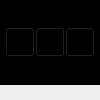
       <widget class="QWidget" name="widget_7" native="true">
        <property name="sizePolicy">
         <sizepolicy hsizetype="MinimumExpanding" vsizetype="Preferred">
          <horstretch>0</horstretch>
          <verstretch>0</verstretch>
         </sizepolicy>
        </property>
        <property name="minimumSize">
         <size>
          <width>100</width>
          <height>0</height>
         </size>
        </property>
        <property name="maximumSize">
         <size>
          <width>100</width>
          <height>16777215</height>
         </size>
        </property>
        <layout class="QGridLayout" name="gridLayout_19">
         <property name="leftMargin">
          <number>0</number>
         </property>
         <property name="topMargin">
          <number>0</number>
         </property>
         <property name="rightMargin">
          <number>0</number>
         </property>
         <property name="bottomMargin">
          <number>15</number>
         </property>
         <property name="spacing">
          <number>0</number>
         </property>
         <item row="0" column="0">
          <widget class="QWidget" name="w_black" native="true">
           <property name="styleSheet">
            <string notr="true">QWidget
{
background:black;
}</string>
           </property>
           <layout class="QGridLayout" name="gridLayout_7">
            <property name="leftMargin">
             <number>0</number>
            </property>
            <property name="topMargin">
             <number>0</number>
            </property>
            <property name="rightMargin">
             <number>5</number>
            </property>
            <property name="bottomMargin">
             <number>0</number>
            </property>
            <property name="spacing">
             <number>0</number>
            </property>
            <item row="0" column="2">
             <widget class="QToolButton" name="tb_maximize">
              <property name="minimumSize">
               <size>
                <width>30</width>
                <height>30</height>
               </size>
              </property>
              <property name="maximumSize">
               <size>
                <width>30</width>
                <height>30</height>
               </size>
              </property>
              <property name="text">
               <string>...</string>
              </property>
              <property name="icon">
               <iconset resource="textedit.qrc">
                <normaloff>:/res/icon/maximize-window-256.png</normaloff>
                <normalon>:/res/icon/restore-window-256.png</normalon>:/res/icon/maximize-window-256.png</iconset>
              </property>
              <property name="iconSize">
               <size>
                <width>30</width>
                <height>30</height>
               </size>
              </property>
              <property name="checkable">
               <bool>true</bool>
              </property>
             </widget>
            </item>
            <item row="0" column="1">
             <widget class="QToolButton" name="tb_minimize">
              <property name="minimumSize">
               <size>
                <width>30</width>
                <height>30</height>
               </size>
              </property>
              <property name="maximumSize">
               <size>
                <width>30</width>
                <height>30</height>
               </size>
              </property>
              <property name="text">
               <string>...</string>
              </property>
              <property name="icon">
               <iconset resource="textedit.qrc">
                <normaloff>:/res/icon/minimize-window-256.png</normaloff>:/res/icon/minimize-window-256.png</iconset>
              </property>
              <property name="iconSize">
               <size>
                <width>30</width>
                <height>30</height>
               </size>
              </property>
             </widget>
            </item>
            <item row="0" column="3">
             <widget class="QToolButton" name="tb_close">
              <property name="minimumSize">
               <size>
                <width>30</width>
                <height>30</height>
               </size>
              </property>
              <property name="maximumSize">
               <size>
                <width>30</width>
                <height>30</height>
               </size>
              </property>
              <property name="text">
               <string>...</string>
              </property>
              <property name="icon">
               <iconset resource="textedit.qrc">
                <normaloff>:/res/icon/close-window-256.png</normaloff>:/res/icon/close-window-256.png</iconset>
              </property>
              <property name="iconSize">
               <size>
                <width>30</width>
                <height>30</height>
               </size>
              </property>
             </widget>
            </item>
            <item row="0" column="0">
             <spacer name="horizontalSpacer_5">
              <property name="orientation">
               <enum>Qt::Horizontal</enum>
              </property>
              <property name="sizeHint" stdset="0">
               <size>
                <width>10</width>
                <height>20</height>
               </size>
              </property>
             </spacer>
            </item>
           </layout>
          </widget>
         </item>
        </layout>
       </widget>
